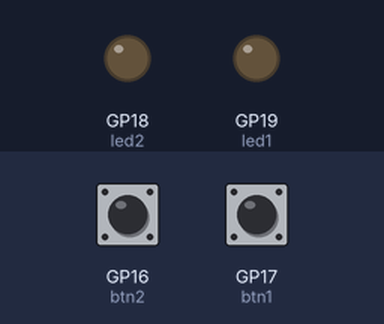
A program run on a simulated Raspberry Pi Pico running MicroPython. Shown: output pins drawn as LEDs (lit = HIGH). The inputs (shaded band) are chosen by the test bench; at power-on: GP16 (btn2) LOW, GP17 (btn1) LOW.

Above: at 1.2 s.
1.3 s: GP16 (btn2) pulled HIGH for 0.15 s
At 1.37 s:
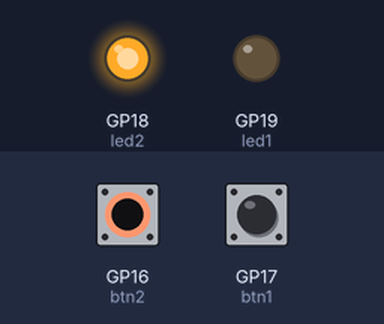
2.9 s: GP17 (btn1) pulled HIGH for 0.15 s
At 2.97 s:
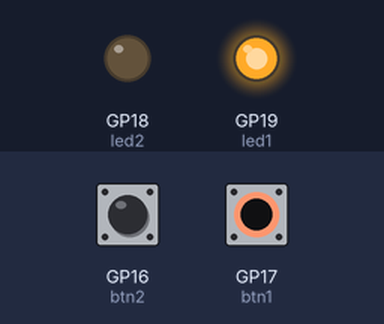
4.5 s: GP17 (btn1) pulled HIGH for 3.2 s
At 8.9 s:
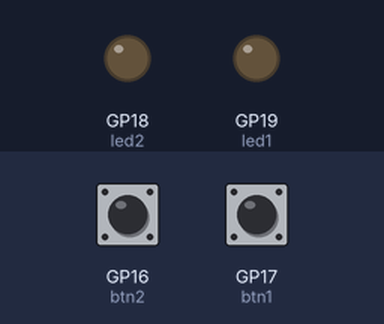
9.2 s: GP16 (btn2) pulled HIGH for 3.2 s
At 10.1 s:
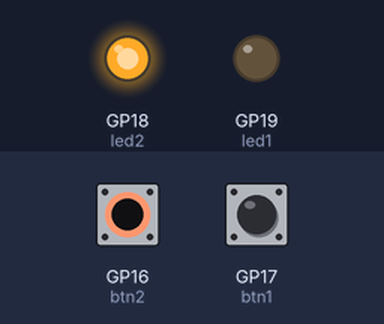
13.9 s: GP16 (btn2) driven HIGH and GP17 (btn1) driven HIGH
At 14.8 s:
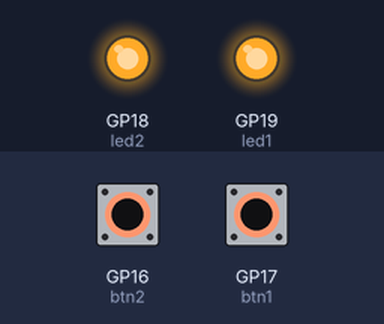
Timing chart, 0 to 16.4 s (numbered marks = the images above; inputs shaded):
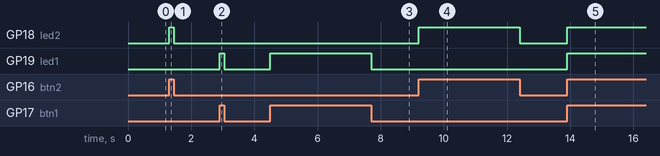

The program:

Ex01-TwoLEDsTwoButtons.py
```python
from machine import Pin, Timer, PWM

led1 = Pin('GP19', Pin.OUT)                # Create input and output Pin objects
led2 = Pin('GP18', Pin.OUT)
btn1 = Pin('GP17', Pin.IN, Pin.PULL_DOWN)  # Pin.PULL_DOWN enables internal pull-down
btn2 = Pin('GP16', Pin.IN, Pin.PULL_DOWN)  # resistors for the inputs.

def checkButtons(timer):                   # Callback function
   led1.value(btn1.value())                # Light LED1 if button 1 is pressed
   led2.value(btn2.value())                # Light LED2 if button 2 is pressed

# Set up a timer to trigger every 50 ms
tmr = Timer(period = 50, callback = checkButtons)
```

Measured:
- after the input at 1.3 s, GP18 (led2): LOW → HIGH at once, → LOW 0.15 s later
- after the input at 2.9 s, GP19 (led1): LOW → HIGH at once, → LOW 0.15 s later
- after the input at 4.5 s, GP19 (led1): LOW → HIGH at once, → LOW 3.2 s later
- after the input at 9.2 s, GP18 (led2): LOW → HIGH at once, → LOW 3.2 s later
- after the input at 13.9 s, GP18 (led2), GP19 (led1): LOW → HIGH at once
